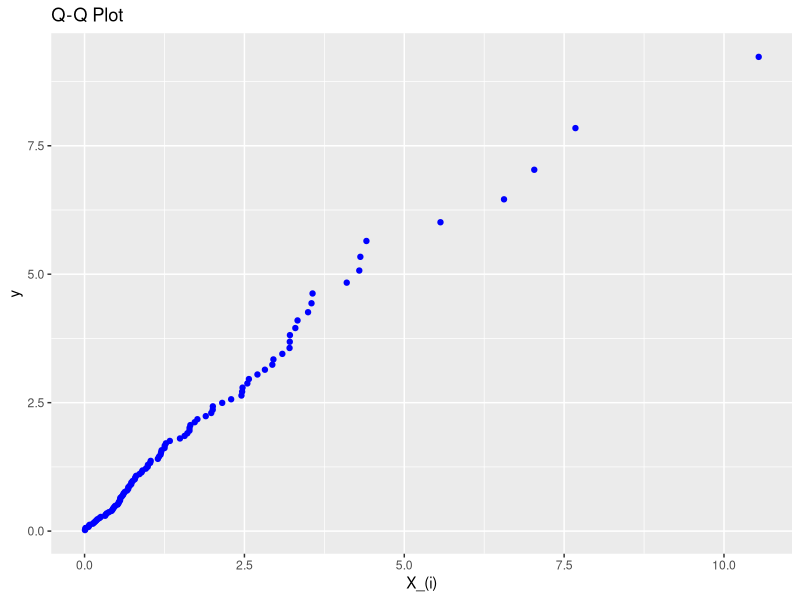
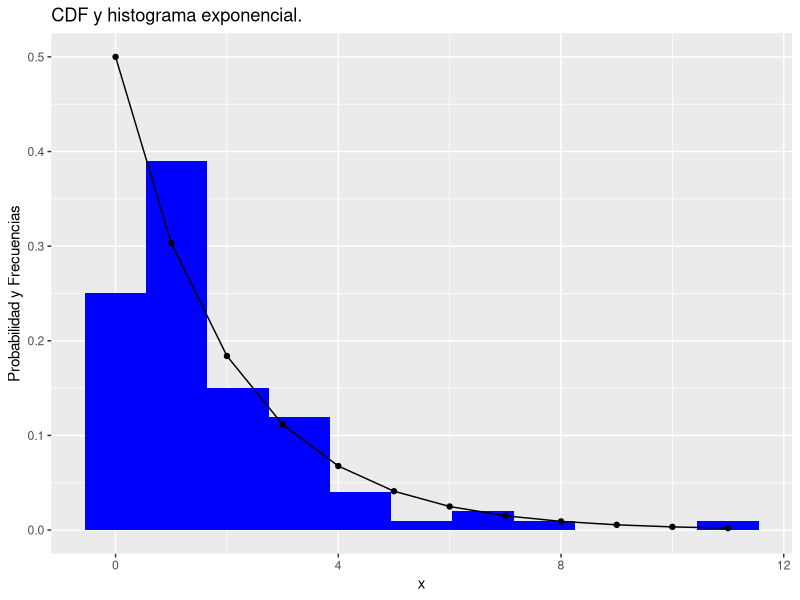
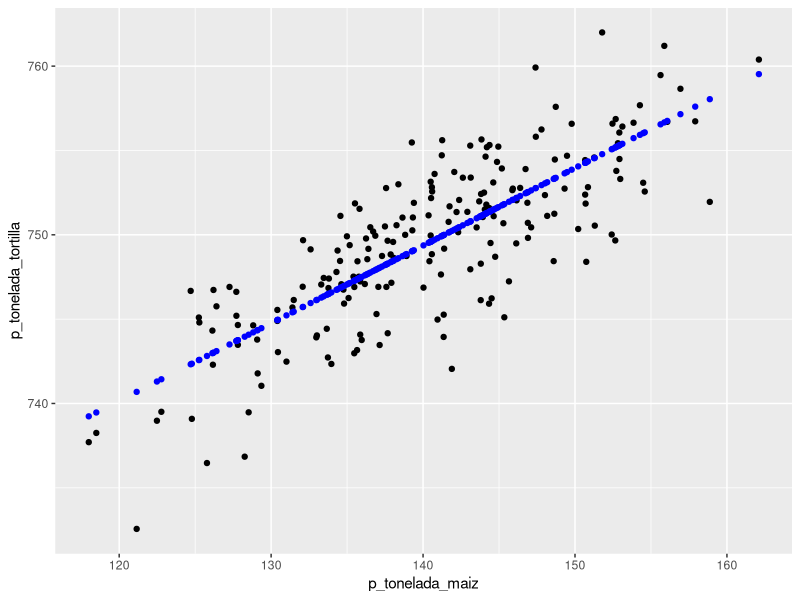
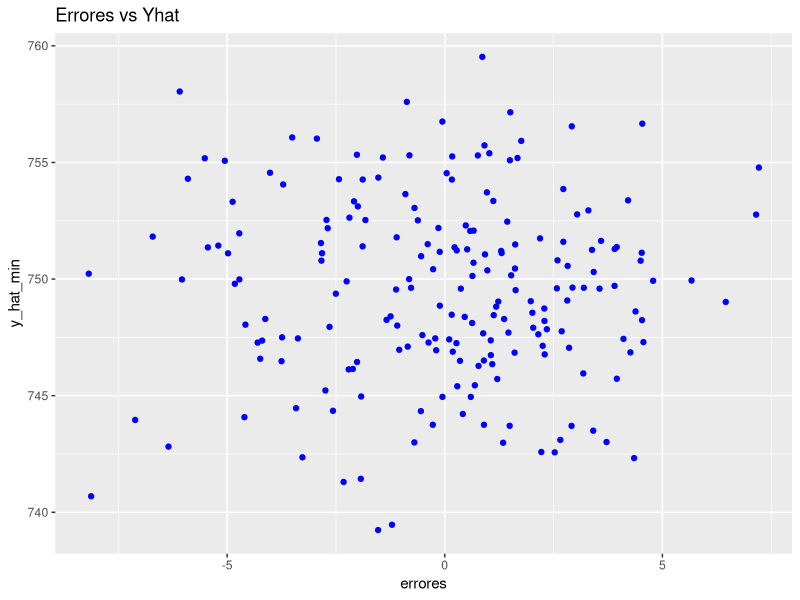
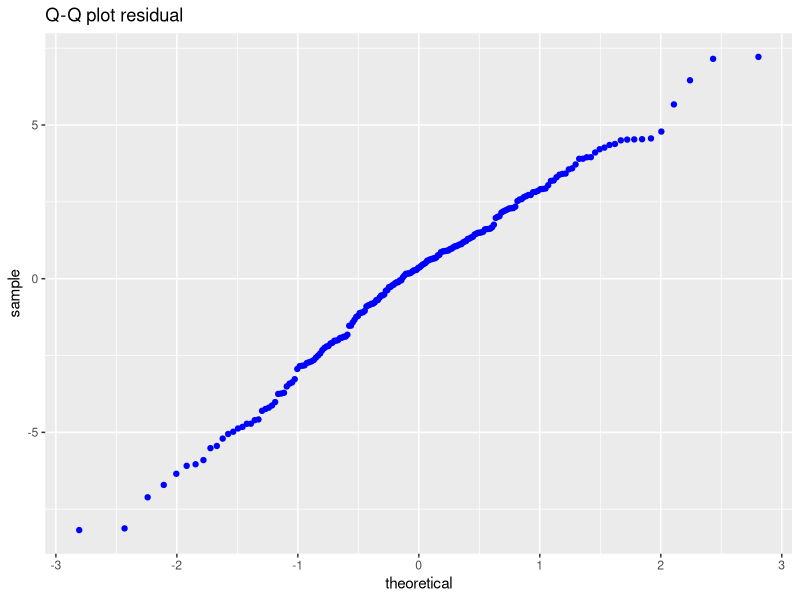
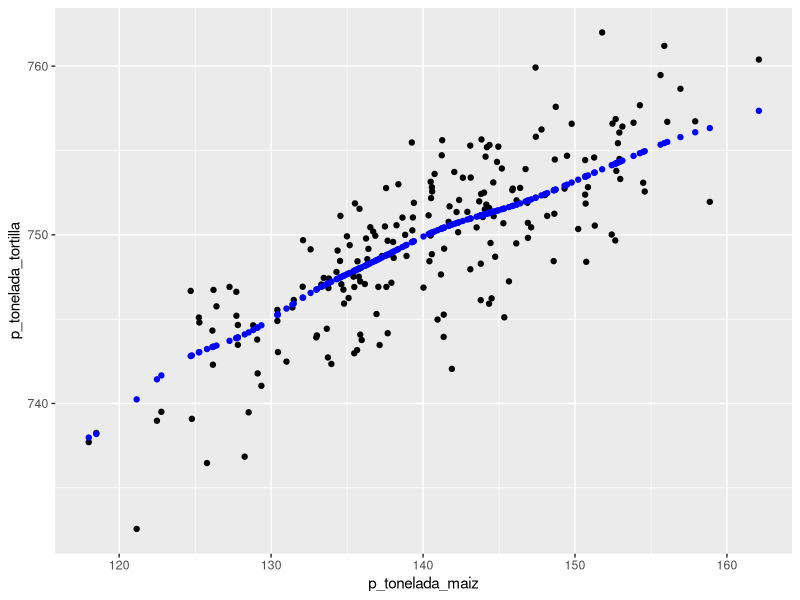
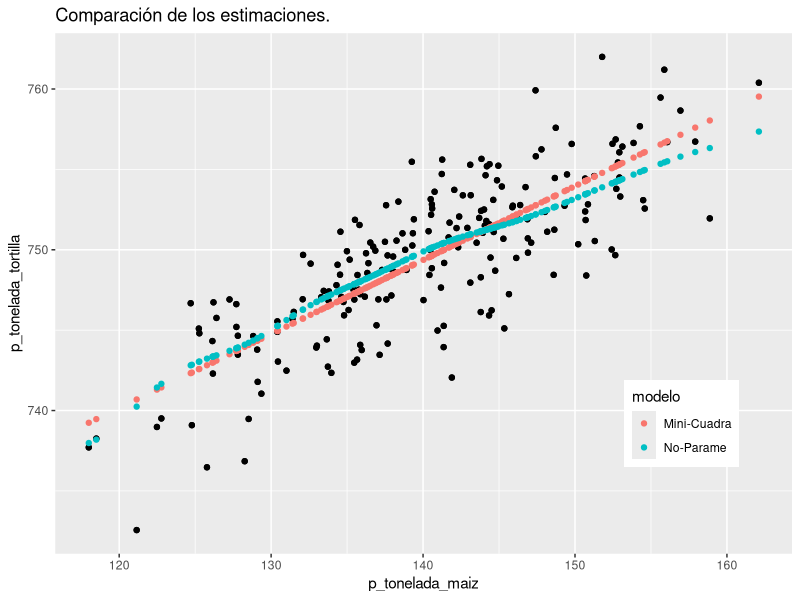

Generate these figures, in order, with R:
## ---- chunk 1
random_exp <- function(m, beta){
  return(-log(1-runif(m))/beta) 
}
## ---- chunk 2
set.seed(19970808)
simulacion_exp_12 <- random_exp(100, 1/2) 
head(simulacion_exp_12)
## ---- chunk 3
library(tidyverse)
datos<-data.frame(x_i=sort(simulacion_exp_12), i=seq(1:100)) %>%
  mutate(y=-2*log(1-i/(101)))
head(datos,3)

ggplot(data=datos, aes(x=x_i, y=y))+
  geom_point(colour="blue")+
  labs(x="X_(i)", title = "Q-Q Plot")
## ---- chunk 4
exp_teoric <- data.frame(y=dexp(x=seq(0,11),rate=1/2), x=seq(0,11))
ggplot(data=datos, aes(x_i))+
  geom_histogram(bins=11,fill="blue", aes(y=stat(count)/sum(count)))+
  geom_point(data=exp_teoric, aes(x,y))+
  geom_line(data=exp_teoric, aes(x,y))+
  labs(y="Probabilidad y Frecuencias", x="x", title="CDF y histograma exponencial.")
## ---- chunk 5
min_cuadrados_reg <- function(x,y){
  N<-length(x)
  sum_xy <- sum(x*y)
  sum_x <- sum(x)
  sum_y <- sum(y)
  sum_xx <-sum(x**2)
  
  hat_beta1 <- (N*sum_xy-sum_x*sum_y)/(N*sum_xx-(sum_x)**2)
  hat_beta0 <- mean(y)-hat_beta1*mean(x)
  list(beta0=hat_beta0, beta1=hat_beta1)
}
## ---- chunk 6
maiz <- read.csv("Maiz.csv", col.names = c("p_tonelada_maiz", "p_tonelada_tortilla"))
head(maiz, 3) # Mostamos los primeros registros.
## ---- chunk 7
min_cuadrados_reg(maiz$p_tonelada_maiz, maiz$p_tonelada_tortilla)
## ---- chunk 8
maiz <- maiz %>%
  mutate(y_hat_min = 684.9545+0.4600343*p_tonelada_maiz)
ggplot(data=maiz, aes(x=p_tonelada_maiz, y=p_tonelada_tortilla))+
  geom_point()+
  geom_point(aes(y=y_hat_min), color="blue")
## ---- chunk 9
maiz <- maiz %>%
  mutate(errores = p_tonelada_tortilla-y_hat_min)

ggplot(data=maiz, aes(x=errores, y=y_hat_min))+
  geom_point(color="blue")+
  labs(title = "Errores vs Yhat")
## ---- chunk 10
ggplot(data=maiz, aes(sample=errores))+
  geom_qq(color="blue")+
  labs(title = "Q-Q plot residual")
## ---- chunk 11
kernel_gaussiano<-function(x, x_i, h, n){ # funcion del kernel gaussiano
  dnorm((x-x_i)/(h*n))
}

y_stimate <- function(x, h, Dx, Dy){#funcion para estimar usando un kernel, 
  # en este caso el gaussiano
    n <- length(Dx) # tamaño de los datos
    k <- kernel_gaussiano(x, Dx, h, n) #vector de kernels
    k2 <- Dy*k
    f <- sum(k2)/sum(k) 
    f
}
maiz$y_hat <- sapply(maiz$p_tonelada_maiz, y_stimate, 0.015, maiz$p_tonelada_maiz, maiz$p_tonelada_tortilla)
head(maiz)

ggplot(data=maiz, aes(x=p_tonelada_maiz, y=p_tonelada_tortilla))+
  geom_point()+
  geom_point(aes(x=p_tonelada_maiz, y=y_hat), color="blue")
## ---- chunk 12
maiz <-maiz %>% 
  select(p_tonelada_maiz, p_tonelada_tortilla, y_hat_min, y_hat) %>%
  gather(key="modelo", value = "y", 3:4) %>%
  mutate(modelo =ifelse(modelo=="y_hat_min","Mini-Cuadra","No-Parame") )

ggplot(data=maiz, aes(x=p_tonelada_maiz, y=p_tonelada_tortilla))+
  geom_point()+
  geom_point(aes(x=p_tonelada_maiz, y=y, color=modelo))+
  labs(title="Comparación de los estimaciones.")+
  theme(legend.position = c(0.85, 0.25))
